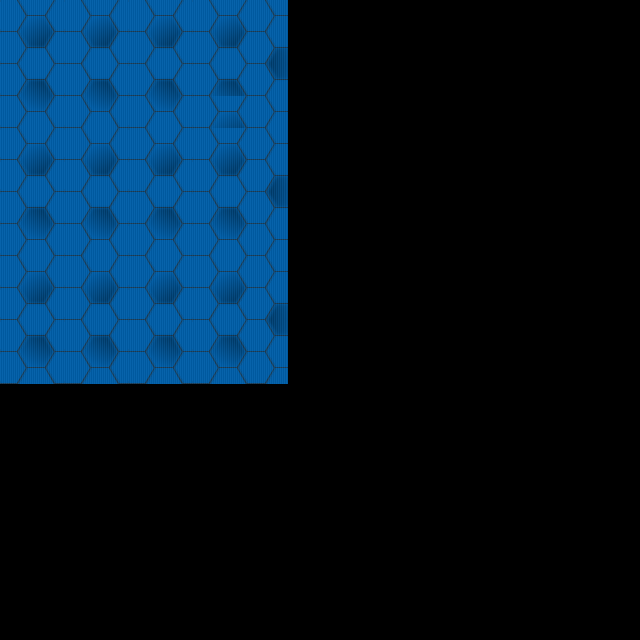

This game map was drawn from its Tiled (.tmx) file and the tilesets committed beside it. A one-line description and the full map source follow:
An orthogonal 20x20 tile map with 32x32 px tiles, 1 tile layer (tiles), 2 tilesets and 5 objects.

<map version="1.0" orientation="orthogonal" renderorder="right-down" width="20" height="20" tilewidth="32" tileheight="32" nextobjectid="22">
 <tileset firstgid="1" name="1" tilewidth="140" tileheight="140" tilecount="4" columns="0">
  <tile id="1">
   <image width="112" height="128" source="assets/FloorTexture.png" />
  </tile>
  <tile id="2">
   <image width="52" height="52" source="assets/Orb.png" />
  </tile>
  <tile id="3">
   <image width="52" height="52" source="assets/Orb.png" />
  </tile>
  <tile id="4">
   <image width="52" height="52" source="assets/OrbShadow.png" />
  </tile>
  <tile id="5">
   <image width="52" height="52" source="assets/OrbShadow.png" />
  </tile>
  <tile id="6">
   <image width="140" height="140" source="assets/OtherOrbShadow.png" />
  </tile>
  <tile id="7">
   <image width="140" height="140" source="assets/OtherOrbShadow.png" />
  </tile>
 </tileset>
 <tileset firstgid="8" name="2" tilewidth="32" tileheight="32" tilecount="12" columns="3">
  <image source="assets/FloorTexture.png" width="112" height="128" />
 </tileset>
 <layer name="tiles" width="20" height="20">
  <data encoding="csv">
8,9,8,9,8,9,8,9,10,0,0,0,0,0,0,0,0,0,0,0,
11,12,11,12,11,12,11,12,13,0,0,0,0,0,0,0,0,0,0,0,
14,15,14,15,14,15,14,15,16,0,0,0,0,0,0,0,0,0,0,0,
17,18,17,18,17,18,8,9,10,0,0,0,0,0,0,0,0,0,0,0,
8,9,8,9,8,9,8,9,10,0,0,0,0,0,0,0,0,0,0,0,
11,12,11,12,11,12,11,12,13,0,0,0,0,0,0,0,0,0,0,0,
14,15,14,15,14,15,14,15,16,0,0,0,0,0,0,0,0,0,0,0,
17,18,17,18,17,18,17,18,19,0,0,0,0,0,0,0,0,0,0,0,
8,9,8,9,8,9,8,9,10,0,0,0,0,0,0,0,0,0,0,0,
11,12,11,12,11,12,11,12,13,0,0,0,0,0,0,0,0,0,0,0,
14,15,14,15,14,15,14,15,16,0,0,0,0,0,0,0,0,0,0,0,
17,18,17,18,17,18,17,18,19,0,0,0,0,0,0,0,0,0,0,0,
0,0,0,0,0,0,0,0,0,0,0,0,0,0,0,0,0,0,0,0,
0,0,0,0,0,0,0,0,0,0,0,0,0,0,0,0,0,0,0,0,
0,0,0,0,0,0,0,0,0,0,0,0,0,0,0,0,0,0,0,0,
0,0,0,0,0,0,0,0,0,0,0,0,0,0,0,0,0,0,0,0,
0,0,0,0,0,0,0,0,0,0,0,0,0,0,0,0,0,0,0,0,
0,0,0,0,0,0,0,0,0,0,0,0,0,0,0,0,0,0,0,0,
0,0,0,0,0,0,0,0,0,0,0,0,0,0,0,0,0,0,0,0,
0,0,0,0,0,0,0,0,0,0,0,0,0,0,0,0,0,0,0,0
</data>
 </layer>
 <objectgroup color="#ff0000" name="collision">
  <object id="1" x="117.667" y="254.333">
   <polygon points="0,0 101,12 96,82 33,108 -47,87 -45,24" />
  </object>
  <object id="4" x="481" y="75">
   <polygon points="0,0 96,100 48,346 -10,442 -34,196" />
  </object>
  <object id="6" x="96" y="448" width="170" height="115" />
  <object id="17" x="182" y="38">
   <polyline points="0,0 123,-15 174,66 116,173" />
  </object>
 </objectgroup>
 <objectgroup name="areas">
  <object id="18" x="35" y="33" width="69" height="75" />
 </objectgroup>
</map>
